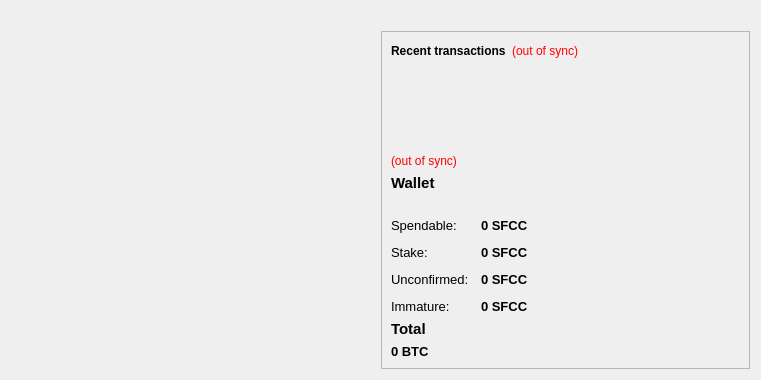
<?xml version="1.0" encoding="UTF-8"?>
<ui version="4.0">
 <class>OverviewPage</class>
 <widget class="QWidget" name="OverviewPage">
  <property name="geometry">
   <rect>
    <x>0</x>
    <y>0</y>
    <width>761</width>
    <height>380</height>
   </rect>
  </property>
  <property name="windowTitle">
   <string>Form</string>
  </property>
  <layout class="QHBoxLayout" name="horizontalLayout" stretch="1,1">
   <item>
    <layout class="QVBoxLayout" name="verticalLayout_2">

     <item>
      <spacer name="verticalSpacer">
       <property name="orientation">
        <enum>Qt::Vertical</enum>
       </property>
       <property name="sizeHint" stdset="0">
        <size>
         <width>20</width>
         <height>40</height>
        </size>
       </property>
      </spacer>
     </item>
    </layout>
   </item>
   <item>
    <layout class="QVBoxLayout" name="verticalLayout_3">
    <item>
         <spacer name="horizontalSpacer_2">
          <property name="orientation">
           <enum>Qt::Horizontal</enum>
          </property>
          <property name="sizeHint" stdset="0">
           <size>
            <width>40</width>
            <height>20</height>
           </size>
          </property>
         </spacer>
        </item>
     <item>
      <widget class="QFrame" name="frame_2">
       <property name="frameShape">
        <enum>QFrame::StyledPanel</enum>
       </property>
       <property name="frameShadow">
        <enum>QFrame::Raised</enum>
       </property>
       <layout class="QVBoxLayout" name="verticalLayout">
        <item>
         <layout class="QHBoxLayout" name="horizontalLayout_2">
          <item>
           <widget class="QLabel" name="label_4">
            <property name="text">
             <string>&lt;b&gt;Recent transactions&lt;/b&gt;</string>
            </property>
           </widget>
          </item>
          <item>
           <widget class="QLabel" name="labelTransactionsStatus">
            <property name="toolTip">
             <string>The displayed information may be out of date. Your wallet automatically synchronizes with the sfccoin network after a connection is established, but this process has not completed yet.</string>
            </property>
            <property name="styleSheet">
             <string notr="true">QLabel { color: red; }</string>
            </property>
            <property name="text">
             <string notr="true">(out of sync)</string>
            </property>
            <property name="alignment">
             <set>Qt::AlignRight|Qt::AlignTrailing|Qt::AlignVCenter</set>
            </property>
           </widget>
          </item>
          <item>
           <spacer name="horizontalSpacer">
            <property name="orientation">
             <enum>Qt::Horizontal</enum>
            </property>
            <property name="sizeHint" stdset="0">
             <size>
              <width>40</width>
              <height>20</height>
             </size>
            </property>
           </spacer>
          </item>
         </layout>
        </item>
        <item>
         <widget class="QListView" name="listTransactions">
          <property name="styleSheet">
           <string notr="true">QListView { background: transparent; }</string>
          </property>
          <property name="frameShape">
           <enum>QFrame::NoFrame</enum>
          </property>
          <property name="verticalScrollBarPolicy">
           <enum>Qt::ScrollBarAlwaysOff</enum>
          </property>
          <property name="horizontalScrollBarPolicy">
           <enum>Qt::ScrollBarAlwaysOff</enum>
          </property>
          <property name="selectionMode">
           <enum>QAbstractItemView::NoSelection</enum>
          </property>
         </widget>
        </item>
        <item>
         <widget class="QLabel" name="labelWalletStatus">
          <property name="toolTip">
           <string>The displayed information may be out of date. Your wallet automatically synchronizes with the sfccoin network after a connection is established, but this process has not completed yet.</string>
          </property>
          <property name="styleSheet">
           <string notr="true">QLabel { color: red; }</string>
          </property>
          <property name="text">
           <string notr="true">(out of sync)</string>
          </property>
          <property name="alignment">
           <set>Qt::AlignLeading|Qt::AlignLeft|Qt::AlignVCenter</set>
          </property>
         </widget>
        </item>
        <item>
         <widget class="QLabel" name="label_5">
          <property name="font">
           <font>
            <pointsize>11</pointsize>
            <weight>75</weight>
            <bold>true</bold>
           </font>
          </property>
          <property name="text">
           <string>Wallet</string>
          </property>
         </widget>
        </item>
        <item>
         <spacer name="horizontalSpacer_2">
          <property name="orientation">
           <enum>Qt::Horizontal</enum>
          </property>
          <property name="sizeHint" stdset="0">
           <size>
            <width>40</width>
            <height>20</height>
           </size>
          </property>
         </spacer>
        </item>
        <item>
         <layout class="QFormLayout" name="formLayout_2">
          <property name="fieldGrowthPolicy">
           <enum>QFormLayout::AllNonFixedFieldsGrow</enum>
          </property>
          <property name="horizontalSpacing">
           <number>12</number>
          </property>
          <property name="verticalSpacing">
           <number>12</number>
          </property>
          <item row="0" column="0">
           <widget class="QLabel" name="label">
            <property name="font">
             <font>
              <pointsize>10</pointsize>
             </font>
            </property>
            <property name="text">
             <string>Spendable:</string>
            </property>
           </widget>
          </item>
          <item row="0" column="1">
           <widget class="QLabel" name="labelBalance">
            <property name="font">
             <font>
              <pointsize>10</pointsize>
              <weight>75</weight>
              <bold>true</bold>
             </font>
            </property>
            <property name="cursor">
             <cursorShape>IBeamCursor</cursorShape>
            </property>
            <property name="toolTip">
             <string>Your current spendable balance</string>
            </property>
            <property name="text">
             <string notr="true">0 SFCC</string>
            </property>
            <property name="textInteractionFlags">
             <set>Qt::LinksAccessibleByMouse|Qt::TextSelectableByKeyboard|Qt::TextSelectableByMouse</set>
            </property>
           </widget>
          </item>
          <item row="1" column="0">
           <widget class="QLabel" name="label_6">
            <property name="font">
             <font>
              <pointsize>10</pointsize>
             </font>
            </property>
            <property name="text">
             <string>Stake:</string>
            </property>
           </widget>
          </item>
          <item row="1" column="1">
           <widget class="QLabel" name="labelStake">
            <property name="font">
             <font>
              <pointsize>10</pointsize>
              <weight>75</weight>
              <bold>true</bold>
             </font>
            </property>
            <property name="cursor">
             <cursorShape>IBeamCursor</cursorShape>
            </property>
            <property name="toolTip">
             <string>Total of coins that was staked, and do not yet count toward the current balance</string>
            </property>
            <property name="text">
             <string notr="true">0 SFCC</string>
            </property>
            <property name="textInteractionFlags">
             <set>Qt::LinksAccessibleByMouse|Qt::TextSelectableByKeyboard|Qt::TextSelectableByMouse</set>
            </property>
           </widget>
          </item>
          <item row="2" column="0">
           <widget class="QLabel" name="label_3">
            <property name="font">
             <font>
              <pointsize>10</pointsize>
             </font>
            </property>
            <property name="text">
             <string>Unconfirmed:</string>
            </property>
           </widget>
          </item>
          <item row="2" column="1">
           <widget class="QLabel" name="labelUnconfirmed">
            <property name="font">
             <font>
              <pointsize>10</pointsize>
              <weight>75</weight>
              <bold>true</bold>
             </font>
            </property>
            <property name="cursor">
             <cursorShape>IBeamCursor</cursorShape>
            </property>
            <property name="toolTip">
             <string>Total of transactions that have yet to be confirmed, and do not yet count toward the current balance</string>
            </property>
            <property name="text">
             <string notr="true">0 SFCC</string>
            </property>
            <property name="textInteractionFlags">
             <set>Qt::LinksAccessibleByMouse|Qt::TextSelectableByKeyboard|Qt::TextSelectableByMouse</set>
            </property>
           </widget>
          </item>
          <item row="3" column="0">
           <widget class="QLabel" name="labelImmatureText">
            <property name="font">
             <font>
              <pointsize>10</pointsize>
             </font>
            </property>
            <property name="text">
             <string>Immature:</string>
            </property>
           </widget>
          </item>
          <item row="3" column="1">
           <widget class="QLabel" name="labelImmature">
            <property name="font">
             <font>
              <pointsize>10</pointsize>
              <weight>75</weight>
              <bold>true</bold>
             </font>
            </property>
            <property name="toolTip">
             <string>Mined balance that has not yet matured</string>
            </property>
            <property name="text">
             <string notr="true">0 SFCC</string>
            </property>
            <property name="textInteractionFlags">
             <set>Qt::LinksAccessibleByMouse|Qt::TextSelectableByKeyboard|Qt::TextSelectableByMouse</set>
            </property>
           </widget>
          </item>
         </layout>
        </item>
        <item>

         <widget class="QLabel" name="labelTotalText">

           <property name="font">
             <font>
              <pointsize>11</pointsize>
              <weight>75</weight>
              <bold>true</bold>
             </font>
            </property>
            <property name="text">
             <string>Total</string>
            </property>
         </widget>

        </item>


        <item>
         <widget class="QLabel" name="labelTotal">
          <property name="font">
           <font>
              <pointsize>10</pointsize>
              <weight>75</weight>
              <bold>true</bold>
             </font>
          </property>
          <property name="cursor">
           <cursorShape>IBeamCursor</cursorShape>
          </property>
          <property name="toolTip">
           <string>Your current total balance</string>
          </property>
          <property name="text">
           <string notr="true">0 BTC</string>
          </property>
          <property name="textInteractionFlags">
           <set>Qt::LinksAccessibleByMouse|Qt::TextSelectableByKeyboard|Qt::TextSelectableByMouse</set>
          </property>
         </widget>
        </item>
       </layout>
      </widget>
     </item>
     <item>
      <spacer name="verticalSpacer_2">
       <property name="orientation">
        <enum>Qt::Vertical</enum>
       </property>
       <property name="sizeHint" stdset="0">
        <size>
         <width>20</width>
         <height>40</height>
        </size>
       </property>
      </spacer>
     </item>

    </layout>
   </item>

  </layout>
 </widget>
 <resources/>
 <connections/>
</ui>
